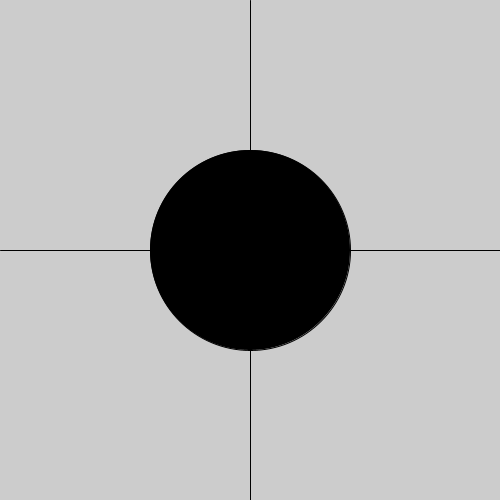
Frame 1 (no input)
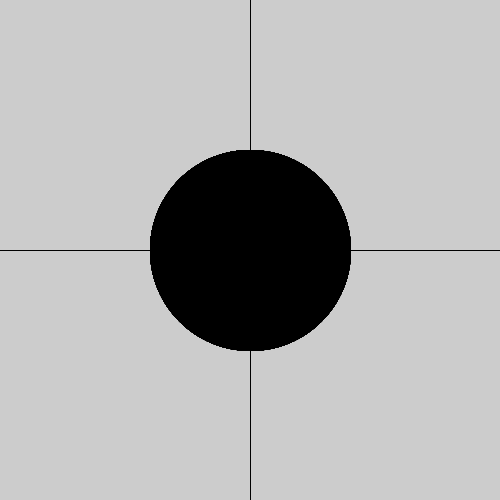
Frame 60 (the mouse pressed at the canvas centre just before this capture)
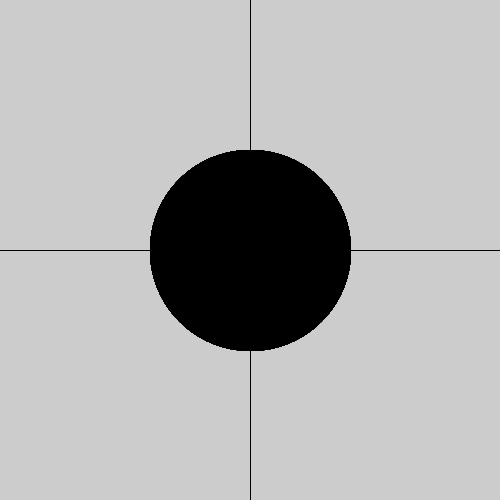
Frame 120 (the mouse held since frame 60 and released just before this capture)

The Processing sketch that drew these frames (run headless with seeded random() and noise(); from frame 60 on, the mouse is pressed at the canvas centre):

// Processing sketch: D02_solucionBasica
// ── D02_solucionBasica.pde
color c = color(0);

void setup() {
  size(500, 500);
}

void draw() {
  if (mousePressed && mouseX < width/2 && mouseY < height/2) {
    c = color(255, 0, 0); //rojo
  } 

  if (mousePressed && mouseX > width/2 && mouseY < height/2) {
    c = color(0, 255, 0); //verde
  } 

  if (mousePressed && mouseX < width/2 && mouseY > height/2) {
    c = color(0, 255, 255); //cyan
  } 

  if (mousePressed && mouseX > width/2 && mouseY > height/2) {
    c = color(255, 255, 0); //cyan
  }

  fill(c);
  ellipse(width/2, height/2, 200, 200);
  line(width/2, 0, width/2, height);
  line(0, height/2, width, height/2);
}
